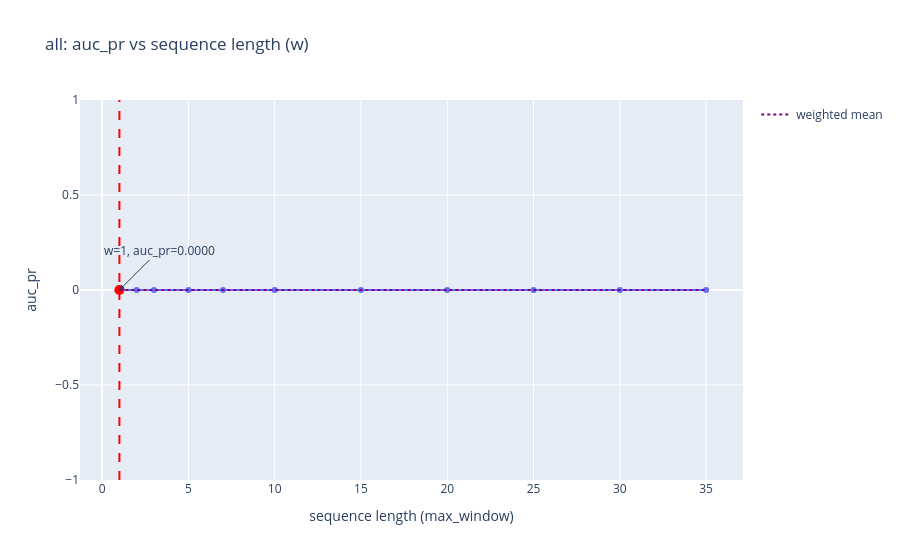
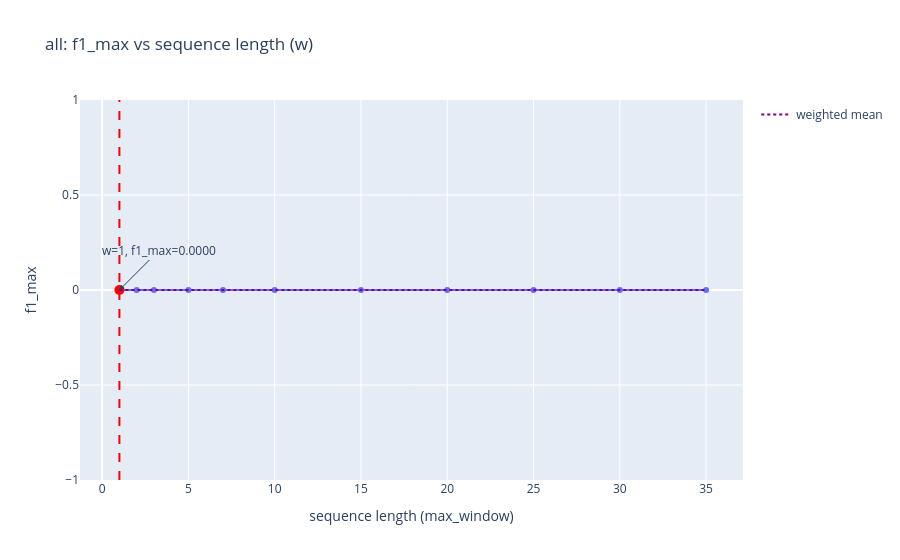
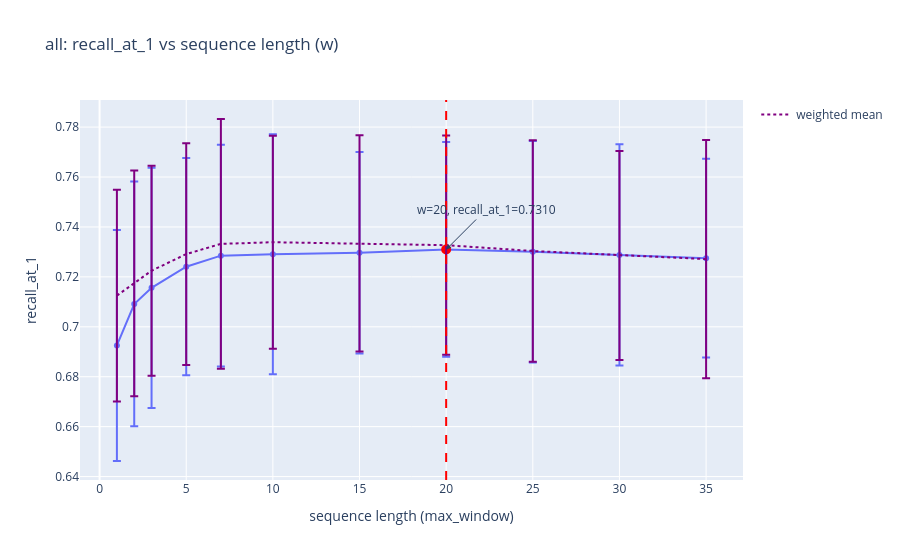
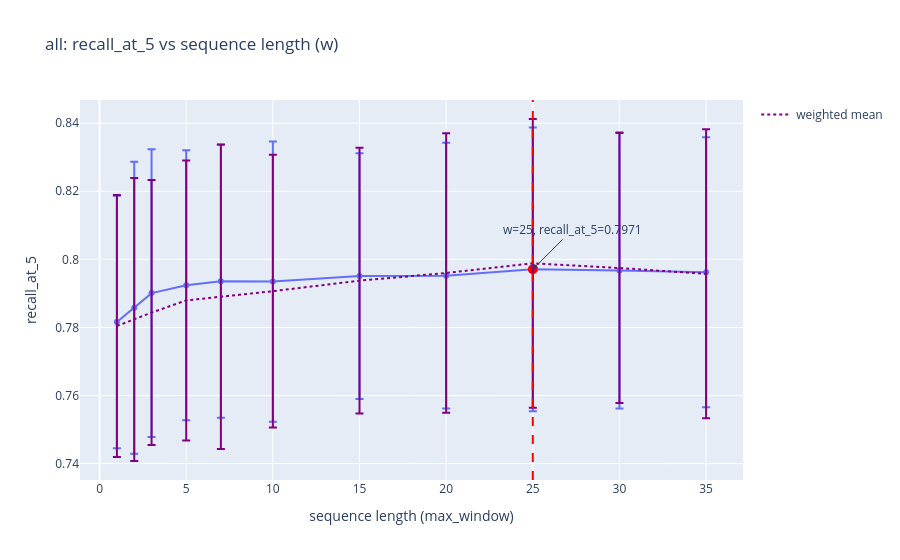

Notebook code for these charts, in order:
### Code cell
plot_metrics_from_parquet(
    "/home/kartashov_ga/projects/GSLoc/data/tests/26-05-26/3RScan/Makarov/64xMegaloc/rerank_k_1000_per_frame_k_25/base_seq_report/pose-far-sim/summaryresults.parquet",
    "/home/kartashov_ga/projects/GSLoc/data/tests/26-05-19/3RScan/Megaloc/rerank_k_500_per_frame_k_25/base_seq_report/pose-far-sim/summaryresults.parquet",
    )

### Figure 1 — Plotly figure (JSON) as saved in the notebook; plotly's stock layout.template omitted (floating-point values rounded to 4 significant figures)
{"data": [{"hovertemplate": "w=%{x}<br>auc_pr=%{y}<extra></extra>", "legendgroup": "", "line": {"color": "#636efa", "dash": "solid"}, "marker": {"symbol": "circle"}, "mode": "lines+markers", "name": "", "orientation": "v", "showlegend": false, "type": "scatter", "x": [1, 2, 3, 5, 7, 10, 15, 20, 25, 30, 35], "xaxis": "x", "y": [0.0, 0.0, 0.0, 0.0, 0.0, 0.0, 0.0, 0.0, 0.0, 0.0, 0.0], "yaxis": "y"}, {"marker": {"color": "red", "size": 10}, "mode": "markers", "name": "max", "showlegend": false, "type": "scatter", "x": [1], "y": [0]}, {"line": {"color": "purple", "dash": "dot"}, "mode": "lines", "name": "weighted mean", "showlegend": true, "type": "scatter", "x": [1, 2, 3, 5, 7, 10, 15, 20, 25, 30, 35], "y": [0.0, 0.0, 0.0, 0.0, 0.0, 0.0, 0.0, 0.0, 0.0, 0.0, 0.0]}], "layout": {"annotations": [{"arrowhead": 2, "ax": 40, "ay": -40, "showarrow": true, "text": "w=1, auc_pr=0.0000", "x": 1, "y": 0}], "legend": {"tracegroupgap": 0}, "shapes": [{"line": {"color": "red", "dash": "dash"}, "type": "line", "x0": 1, "x1": 1, "xref": "x", "y0": 0, "y1": 1, "yref": "y domain"}], "title": {"text": "all: auc_pr vs sequence length (w)"}, "xaxis": {"anchor": "y", "domain": [0, 1], "title": {"text": "sequence length (max_window)"}}, "yaxis": {"anchor": "x", "domain": [0, 1], "title": {"text": "auc_pr"}}}}

### Figure 2 — Plotly figure (JSON) as saved in the notebook; plotly's stock layout.template omitted (floating-point values rounded to 4 significant figures)
{"data": [{"hovertemplate": "w=%{x}<br>f1_max=%{y}<extra></extra>", "legendgroup": "", "line": {"color": "#636efa", "dash": "solid"}, "marker": {"symbol": "circle"}, "mode": "lines+markers", "name": "", "orientation": "v", "showlegend": false, "type": "scatter", "x": [1, 2, 3, 5, 7, 10, 15, 20, 25, 30, 35], "xaxis": "x", "y": [0.0, 0.0, 0.0, 0.0, 0.0, 0.0, 0.0, 0.0, 0.0, 0.0, 0.0], "yaxis": "y"}, {"marker": {"color": "red", "size": 10}, "mode": "markers", "name": "max", "showlegend": false, "type": "scatter", "x": [1], "y": [0]}, {"line": {"color": "purple", "dash": "dot"}, "mode": "lines", "name": "weighted mean", "showlegend": true, "type": "scatter", "x": [1, 2, 3, 5, 7, 10, 15, 20, 25, 30, 35], "y": [0.0, 0.0, 0.0, 0.0, 0.0, 0.0, 0.0, 0.0, 0.0, 0.0, 0.0]}], "layout": {"annotations": [{"arrowhead": 2, "ax": 40, "ay": -40, "showarrow": true, "text": "w=1, f1_max=0.0000", "x": 1, "y": 0}], "legend": {"tracegroupgap": 0}, "shapes": [{"line": {"color": "red", "dash": "dash"}, "type": "line", "x0": 1, "x1": 1, "xref": "x", "y0": 0, "y1": 1, "yref": "y domain"}], "title": {"text": "all: f1_max vs sequence length (w)"}, "xaxis": {"anchor": "y", "domain": [0, 1], "title": {"text": "sequence length (max_window)"}}, "yaxis": {"anchor": "x", "domain": [0, 1], "title": {"text": "f1_max"}}}}

### Figure 3 — Plotly figure (JSON) as saved in the notebook; plotly's stock layout.template omitted (floating-point values rounded to 4 significant figures)
{"data": [{"error_y": {"array": [0.04629, 0.04902, 0.0481, 0.04351, 0.04438, 0.04808, 0.04037, 0.04301, 0.04433, 0.0443, 0.03979]}, "hovertemplate": "w=%{x}<br>recall_at_1=%{y}<extra></extra>", "legendgroup": "", "line": {"color": "#636efa", "dash": "solid"}, "marker": {"symbol": "circle"}, "mode": "lines+markers", "name": "", "orientation": "v", "showlegend": false, "type": "scatter", "x": [1, 2, 3, 5, 7, 10, 15, 20, 25, 30, 35], "xaxis": "x", "y": [0.6925, 0.7091, 0.7156, 0.7241, 0.7285, 0.7291, 0.7297, 0.731, 0.7301, 0.7288, 0.7275], "yaxis": "y"}, {"marker": {"color": "red", "size": 10}, "mode": "markers", "name": "max", "showlegend": false, "type": "scatter", "x": [20], "y": [0.731]}, {"error_y": {"array": [0.04241, 0.04525, 0.04208, 0.04439, 0.05003, 0.04269, 0.04333, 0.04392, 0.04433, 0.04187, 0.04773], "type": "data", "visible": true}, "line": {"color": "purple", "dash": "dot"}, "mode": "lines", "name": "weighted mean", "showlegend": true, "type": "scatter", "x": [1, 2, 3, 5, 7, 10, 15, 20, 25, 30, 35], "y": [0.7125, 0.7174, 0.7225, 0.7291, 0.7332, 0.7339, 0.7334, 0.7327, 0.7304, 0.7286, 0.7271]}], "layout": {"annotations": [{"arrowhead": 2, "ax": 40, "ay": -40, "showarrow": true, "text": "w=20, recall_at_1=0.7310", "x": 20, "y": 0.731}], "legend": {"tracegroupgap": 0}, "shapes": [{"line": {"color": "red", "dash": "dash"}, "type": "line", "x0": 20, "x1": 20, "xref": "x", "y0": 0, "y1": 1, "yref": "y domain"}], "title": {"text": "all: recall_at_1 vs sequence length (w)"}, "xaxis": {"anchor": "y", "domain": [0, 1], "title": {"text": "sequence length (max_window)"}}, "yaxis": {"anchor": "x", "domain": [0, 1], "title": {"text": "recall_at_1"}}}}

### Figure 4 — Plotly figure (JSON) as saved in the notebook; plotly's stock layout.template omitted (floating-point values rounded to 4 significant figures)
{"data": [{"error_y": {"array": [0.03708, 0.0429, 0.04228, 0.03967, 0.04008, 0.04119, 0.03611, 0.03904, 0.04169, 0.04058, 0.03964]}, "hovertemplate": "w=%{x}<br>recall_at_5=%{y}<extra></extra>", "legendgroup": "", "line": {"color": "#636efa", "dash": "solid"}, "marker": {"symbol": "circle"}, "mode": "lines+markers", "name": "", "orientation": "v", "showlegend": false, "type": "scatter", "x": [1, 2, 3, 5, 7, 10, 15, 20, 25, 30, 35], "xaxis": "x", "y": [0.7816, 0.7858, 0.7901, 0.7924, 0.7936, 0.7935, 0.7951, 0.7952, 0.7971, 0.7967, 0.7962], "yaxis": "y"}, {"marker": {"color": "red", "size": 10}, "mode": "markers", "name": "max", "showlegend": false, "type": "scatter", "x": [25], "y": [0.7971]}, {"error_y": {"array": [0.03845, 0.04156, 0.03891, 0.04111, 0.04472, 0.04005, 0.03905, 0.04103, 0.04239, 0.03965, 0.04245], "type": "data", "visible": true}, "line": {"color": "purple", "dash": "dot"}, "mode": "lines", "name": "weighted mean", "showlegend": true, "type": "scatter", "x": [1, 2, 3, 5, 7, 10, 15, 20, 25, 30, 35], "y": [0.7804, 0.7823, 0.7844, 0.7879, 0.789, 0.7907, 0.7937, 0.796, 0.7988, 0.7975, 0.7957]}], "layout": {"annotations": [{"arrowhead": 2, "ax": 40, "ay": -40, "showarrow": true, "text": "w=25, recall_at_5=0.7971", "x": 25, "y": 0.7971}], "legend": {"tracegroupgap": 0}, "shapes": [{"line": {"color": "red", "dash": "dash"}, "type": "line", "x0": 25, "x1": 25, "xref": "x", "y0": 0, "y1": 1, "yref": "y domain"}], "title": {"text": "all: recall_at_5 vs sequence length (w)"}, "xaxis": {"anchor": "y", "domain": [0, 1], "title": {"text": "sequence length (max_window)"}}, "yaxis": {"anchor": "x", "domain": [0, 1], "title": {"text": "recall_at_5"}}}}
